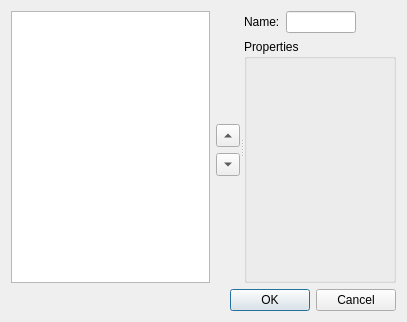
<?xml version="1.0" encoding="UTF-8"?>
<ui version="4.0">
 <class>QReportSectionsProperties</class>
 <widget class="QDialog" name="QReportSectionsProperties">
  <property name="geometry">
   <rect>
    <x>0</x>
    <y>0</y>
    <width>407</width>
    <height>322</height>
   </rect>
  </property>
  <property name="windowTitle">
   <string>Sections settings</string>
  </property>
  <property name="windowIcon">
   <iconset resource="resources.qrc">
    <normaloff>:/designer/qtreport_32</normaloff>:/designer/qtreport_32</iconset>
  </property>
  <layout class="QVBoxLayout" name="verticalLayout">
   <item>
    <widget class="QSplitter" name="splitter">
     <property name="orientation">
      <enum>Qt::Horizontal</enum>
     </property>
     <widget class="QWidget" name="layoutWidget">
      <layout class="QGridLayout" name="gridLayout">
       <item row="0" column="0" rowspan="4">
        <widget class="QListWidget" name="listWidget"/>
       </item>
       <item row="0" column="1">
        <spacer name="verticalSpacer_2">
         <property name="orientation">
          <enum>Qt::Vertical</enum>
         </property>
         <property name="sizeHint" stdset="0">
          <size>
           <width>20</width>
           <height>40</height>
          </size>
         </property>
        </spacer>
       </item>
       <item row="1" column="1">
        <widget class="QToolButton" name="toolButton_2">
         <property name="text">
          <string>...</string>
         </property>
         <property name="arrowType">
          <enum>Qt::UpArrow</enum>
         </property>
        </widget>
       </item>
       <item row="2" column="1">
        <widget class="QToolButton" name="toolButton">
         <property name="text">
          <string>...</string>
         </property>
         <property name="arrowType">
          <enum>Qt::DownArrow</enum>
         </property>
        </widget>
       </item>
       <item row="3" column="1">
        <spacer name="verticalSpacer">
         <property name="orientation">
          <enum>Qt::Vertical</enum>
         </property>
         <property name="sizeHint" stdset="0">
          <size>
           <width>20</width>
           <height>40</height>
          </size>
         </property>
        </spacer>
       </item>
      </layout>
     </widget>
     <widget class="QWidget" name="layoutWidget">
      <layout class="QVBoxLayout" name="verticalLayout_2">
       <item>
        <layout class="QHBoxLayout" name="horizontalLayout_2">
         <item>
          <widget class="QLabel" name="label">
           <property name="text">
            <string>Name:</string>
           </property>
          </widget>
         </item>
         <item>
          <widget class="QLineEdit" name="lineEdit"/>
         </item>
         <item>
          <spacer name="horizontalSpacer_2">
           <property name="orientation">
            <enum>Qt::Horizontal</enum>
           </property>
           <property name="sizeType">
            <enum>QSizePolicy::Fixed</enum>
           </property>
           <property name="sizeHint" stdset="0">
            <size>
             <width>40</width>
             <height>20</height>
            </size>
           </property>
          </spacer>
         </item>
        </layout>
       </item>
       <item>
        <widget class="QGroupBox" name="groupBox">
         <property name="title">
          <string>Properties</string>
         </property>
         <layout class="QGridLayout" name="gridLayout_2"/>
        </widget>
       </item>
      </layout>
     </widget>
    </widget>
   </item>
   <item>
    <widget class="QDialogButtonBox" name="buttonBox">
     <property name="orientation">
      <enum>Qt::Horizontal</enum>
     </property>
     <property name="standardButtons">
      <set>QDialogButtonBox::Cancel|QDialogButtonBox::Ok</set>
     </property>
    </widget>
   </item>
  </layout>
 </widget>
 <resources>
  <include location="resources.qrc"/>
 </resources>
 <connections>
  <connection>
   <sender>buttonBox</sender>
   <signal>accepted()</signal>
   <receiver>QReportSectionsProperties</receiver>
   <slot>accept()</slot>
   <hints>
    <hint type="sourcelabel">
     <x>248</x>
     <y>254</y>
    </hint>
    <hint type="destinationlabel">
     <x>157</x>
     <y>274</y>
    </hint>
   </hints>
  </connection>
  <connection>
   <sender>buttonBox</sender>
   <signal>rejected()</signal>
   <receiver>QReportSectionsProperties</receiver>
   <slot>reject()</slot>
   <hints>
    <hint type="sourcelabel">
     <x>316</x>
     <y>260</y>
    </hint>
    <hint type="destinationlabel">
     <x>286</x>
     <y>274</y>
    </hint>
   </hints>
  </connection>
 </connections>
</ui>
